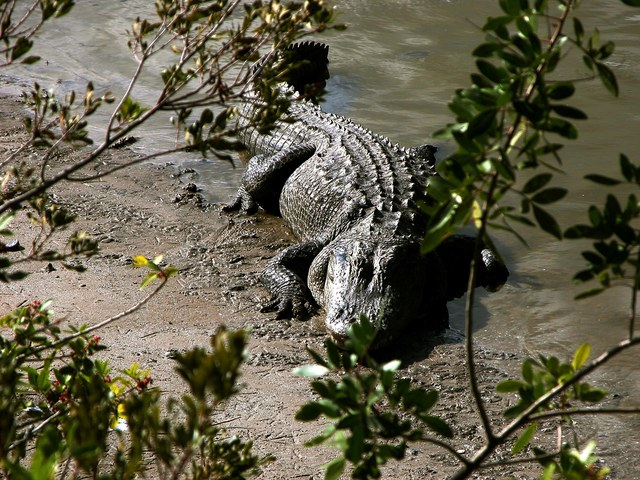
#> input picture benchmarks/images/animal/alligator.jpg, 640 x 480 px; its folder holds only this picture in this run
$ python -i complexity.py   (imports and definitions only)
#> lines starting #> are read from the running program, lines starting #| are printed output that depends on the picture
#> further down, picture is the input picture: PIL image 640x480 RGB; mean R, G, B 98.3, 94.1, 73.8
"""How much detail a photo has – and the number of strokes that suits it.

The measure is the **edge density**: the share of pixels on a clear edge (Sobel on the softened brightness, at
256 px) inside the object – its bounding box when the object mask is known, else the whole picture. A plain object
on a calm background has few edges, a furry animal or a busy scene many.

The recommendation maps the density to a number of strokes per method. The limits were set with the quality
benchmark (``tools/benchmark.py --suite``): every picture sketched with 8, 16 and 32 strokes and graded by the
independent judge; the recommendation is the smallest number that comes close to the best grade."""

from __future__ import annotations

import numpy as np

SIDE = 256  # px: the photo is looked at this large
BLUR = 1.2  # px: softened first, so noise and fine texture are not edges
EDGE = 0.12  # Sobel magnitude (brightness 0..1) from which a pixel is on an edge

# per method: (density limits, the stroke counts between them) – fewer details, fewer strokes
LEVELS = ("few", "some", "many", "very_many")
RECOMMEND: dict[str, tuple[tuple[float, ...], tuple[int, ...]]] = {
    "clipasso": ((0.06, 0.11, 0.17), (8, 16, 24, 32)),
    "controlsketch": ((0.06, 0.11, 0.17), (16, 24, 32, 48)),
}
STROKE_KEY = {"clipasso": "num_paths", "controlsketch": "num_strokes"}


def _brightness(im, side: int = SIDE) -> np.ndarray:
#> called with side = 256
    from PIL import Image, ImageFilter

    im = im.convert("L")
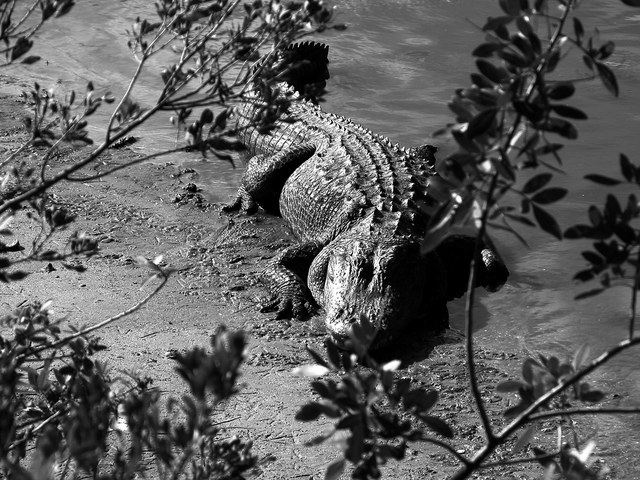
#> im: PIL image 640x480 L; min 0, max 255, mean 93
    im.thumbnail((side, side), Image.BILINEAR)
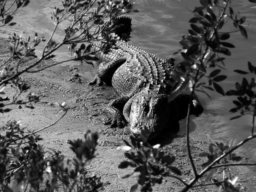
#> im: PIL image 256x192 L; min 0, max 254, mean 93
    im = im.filter(ImageFilter.GaussianBlur(BLUR))
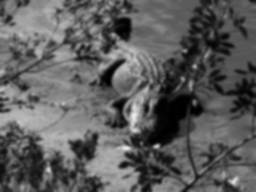
#> im: PIL image 256x192 L; min 0, max 235, mean 93
    return np.asarray(im, dtype=np.float32) / 255.0


def _box(mask: np.ndarray | None, shape: tuple[int, int]) -> tuple[slice, slice]:
    """The region to look at: the object's bounding box (in the scaled picture), else everything."""
    if mask is None or not np.any(mask):
        return slice(None), slice(None)
    h, w = shape
    mh, mw = mask.shape
    rows, cols = np.flatnonzero(mask.any(axis=1)), np.flatnonzero(mask.any(axis=0))
    top, bottom = int(rows[0] * h / mh), int(np.ceil((rows[-1] + 1) * h / mh))
    left, right = int(cols[0] * w / mw), int(np.ceil((cols[-1] + 1) * w / mw))
    return slice(top, max(bottom, top + 2)), slice(left, max(right, left + 2))


def edge_density(im, mask: np.ndarray | None = None) -> float:
    """The share (0..1) of edge pixels of a PIL image, inside the object's box when ``mask`` (bool, any size of the
    same aspect) is given."""
    g = _brightness(im)
    if g.shape[0] < 3 or g.shape[1] < 3:
        return 0.0
    # Sobel, scaled so a step from black to white gives 1
    gx = (g[:-2, 2:] + 2 * g[1:-1, 2:] + g[2:, 2:] - g[:-2, :-2] - 2 * g[1:-1, :-2] - g[2:, :-2]) / 4.0
    gy = (g[2:, :-2] + 2 * g[2:, 1:-1] + g[2:, 2:] - g[:-2, :-2] - 2 * g[:-2, 1:-1] - g[:-2, 2:]) / 4.0
    edges = np.hypot(gx, gy) > EDGE
    rows, cols = _box(mask, edges.shape)
    region = edges[rows, cols]
    return float(region.mean()) if region.size else 0.0


def recommend(method: str, density: float) -> tuple[int, str] | None:
    """(strokes, level) for a method that has a free number of strokes, None otherwise (SwiftSketch: fixed;
    SceneSketch: its strokes per layer are set with the abstraction levels)."""
    if method not in RECOMMEND:
        return None
    limits, counts = RECOMMEND[method]
    i = int(np.searchsorted(np.asarray(limits), density, side="right"))
    return counts[i], LEVELS[i]


def analyse(path: str, mask: np.ndarray | None = None) -> float:
    """The edge density of a photo file."""
    from .imaging import load_rgb

    return edge_density(load_rgb(path), mask)

>>> from PIL import Image
>>> picture = Image.open('../../benchmarks/images/animal/alligator.jpg')
>>> result = _brightness(picture)

$ run again, on benchmarks/images/animal/armadillo.jpg
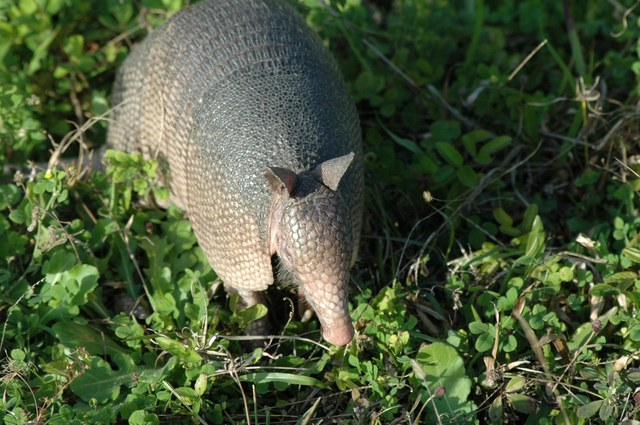
#> input picture benchmarks/images/animal/armadillo.jpg, 640 x 425 px
#> picture is the input picture: PIL image 640x425 RGB; mean R, G, B 74.1, 87.9, 58.1
#> in _brightness, `im.thumbnail((side, side), Image.BILINEAR)`:
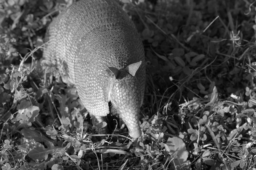
#> im: PIL image 256x170 L; min 4, max 244, mean 80.4
#> in _brightness, `im = im.filter(ImageFilter.GaussianBlur(BLUR))`:
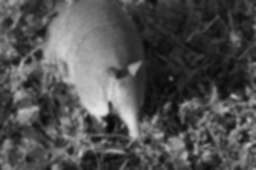
#> im: PIL image 256x170 L; min 7, max 230, mean 80.4

$ run again, on benchmarks/images/animal/bobcat.jpg
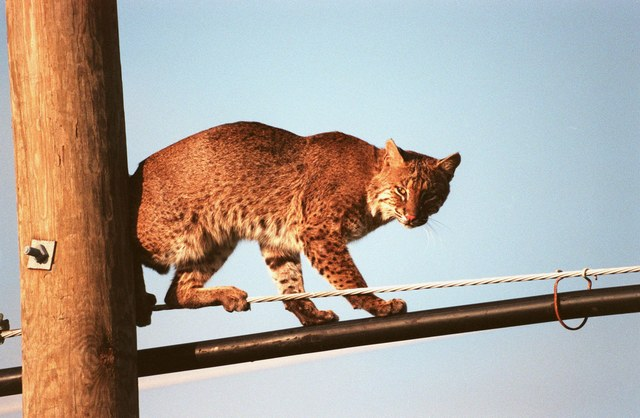
#> input picture benchmarks/images/animal/bobcat.jpg, 640 x 418 px
#> picture is the input picture: PIL image 640x418 RGB; mean R, G, B 174.7, 163.7, 154.6
#> in _brightness, `im.thumbnail((side, side), Image.BILINEAR)`:
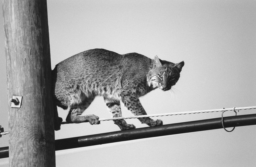
#> im: PIL image 256x167 L; min 24, max 241, mean 166
#> in _brightness, `im = im.filter(ImageFilter.GaussianBlur(BLUR))`:
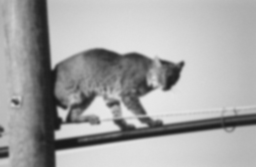
#> im: PIL image 256x167 L; min 24, max 232, mean 166

$ run again, on benchmarks/images/animal/deer.jpg
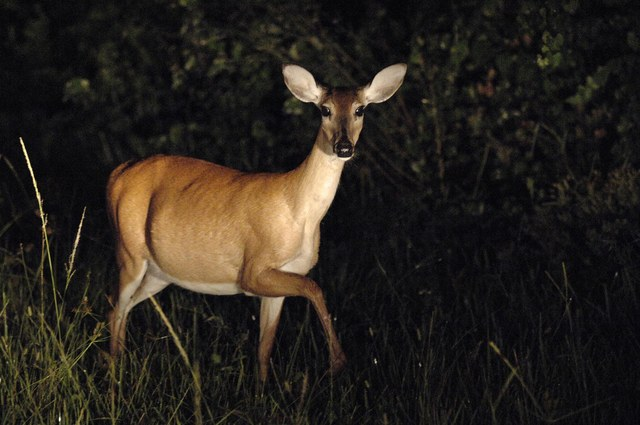
#> input picture benchmarks/images/animal/deer.jpg, 640 x 425 px
#> picture is the input picture: PIL image 640x425 RGB; mean R, G, B 40.4, 34.8, 28.6
#> in _brightness, `im = im.convert("L")`:
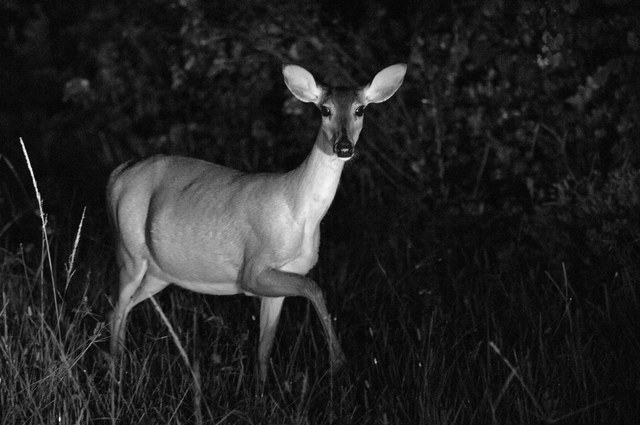
#> im: PIL image 640x425 L; min 0, max 253, mean 35.8
#> in _brightness, `im = im.filter(ImageFilter.GaussianBlur(BLUR))`:
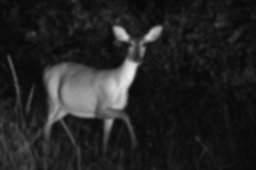
#> im: PIL image 256x170 L; min 7, max 236, mean 35.7
